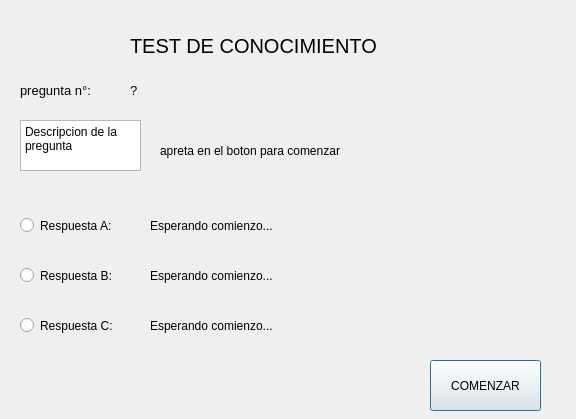
<?xml version="1.0" encoding="UTF-8"?>
<ui version="4.0">
 <class>Quiz</class>
 <widget class="QDialog" name="Quiz">
  <property name="geometry">
   <rect>
    <x>0</x>
    <y>0</y>
    <width>576</width>
    <height>419</height>
   </rect>
  </property>
  <property name="windowTitle">
   <string>Quiz</string>
  </property>
  <widget class="QLabel" name="label">
   <property name="geometry">
    <rect>
     <x>130</x>
     <y>30</y>
     <width>281</width>
     <height>31</height>
    </rect>
   </property>
   <property name="font">
    <font>
     <pointsize>15</pointsize>
    </font>
   </property>
   <property name="text">
    <string>TEST DE CONOCIMIENTO</string>
   </property>
  </widget>
  <widget class="QLabel" name="label_3">
   <property name="geometry">
    <rect>
     <x>160</x>
     <y>130</y>
     <width>381</width>
     <height>41</height>
    </rect>
   </property>
   <property name="text">
    <string>apreta en el boton para comenzar</string>
   </property>
  </widget>
  <widget class="QTextBrowser" name="textBrowser">
   <property name="geometry">
    <rect>
     <x>20</x>
     <y>120</y>
     <width>121</width>
     <height>51</height>
    </rect>
   </property>
   <property name="html">
    <string>&lt;!DOCTYPE HTML PUBLIC &quot;-//W3C//DTD HTML 4.0//EN&quot; &quot;http://www.w3.org/TR/REC-html40/strict.dtd&quot;&gt;
&lt;html&gt;&lt;head&gt;&lt;meta name=&quot;qrichtext&quot; content=&quot;1&quot; /&gt;&lt;meta charset=&quot;utf-8&quot; /&gt;&lt;style type=&quot;text/css&quot;&gt;
p, li { white-space: pre-wrap; }
hr { height: 1px; border-width: 0; }
li.unchecked::marker { content: &quot;\2610&quot;; }
li.checked::marker { content: &quot;\2612&quot;; }
&lt;/style&gt;&lt;/head&gt;&lt;body style=&quot; font-family:'Segoe UI'; font-size:9pt; font-weight:400; font-style:normal;&quot;&gt;
&lt;p style=&quot; margin-top:0px; margin-bottom:0px; margin-left:0px; margin-right:0px; -qt-block-indent:0; text-indent:0px;&quot;&gt;Descripcion de la pregunta&lt;/p&gt;&lt;/body&gt;&lt;/html&gt;</string>
   </property>
  </widget>
  <widget class="QPushButton" name="pushButton">
   <property name="geometry">
    <rect>
     <x>430</x>
     <y>360</y>
     <width>111</width>
     <height>51</height>
    </rect>
   </property>
   <property name="text">
    <string>COMENZAR</string>
   </property>
  </widget>
  <widget class="QLabel" name="label_2">
   <property name="geometry">
    <rect>
     <x>20</x>
     <y>80</y>
     <width>101</width>
     <height>20</height>
    </rect>
   </property>
   <property name="font">
    <font>
     <pointsize>10</pointsize>
    </font>
   </property>
   <property name="text">
    <string>pregunta n°:</string>
   </property>
  </widget>
  <widget class="QLabel" name="label_4">
   <property name="geometry">
    <rect>
     <x>130</x>
     <y>80</y>
     <width>41</width>
     <height>20</height>
    </rect>
   </property>
   <property name="font">
    <font>
     <pointsize>10</pointsize>
    </font>
   </property>
   <property name="text">
    <string>?</string>
   </property>
  </widget>
  <widget class="QRadioButton" name="radioButton">
   <property name="geometry">
    <rect>
     <x>20</x>
     <y>210</y>
     <width>110</width>
     <height>31</height>
    </rect>
   </property>
   <property name="text">
    <string>Respuesta A:</string>
   </property>
  </widget>
  <widget class="QRadioButton" name="radioButton_2">
   <property name="geometry">
    <rect>
     <x>20</x>
     <y>260</y>
     <width>110</width>
     <height>31</height>
    </rect>
   </property>
   <property name="text">
    <string>Respuesta B:</string>
   </property>
  </widget>
  <widget class="QRadioButton" name="radioButton_3">
   <property name="geometry">
    <rect>
     <x>20</x>
     <y>310</y>
     <width>110</width>
     <height>31</height>
    </rect>
   </property>
   <property name="text">
    <string>Respuesta C:</string>
   </property>
  </widget>
  <widget class="QLabel" name="label_5">
   <property name="geometry">
    <rect>
     <x>150</x>
     <y>210</y>
     <width>331</width>
     <height>31</height>
    </rect>
   </property>
   <property name="text">
    <string>Esperando comienzo...</string>
   </property>
  </widget>
  <widget class="QLabel" name="label_6">
   <property name="geometry">
    <rect>
     <x>150</x>
     <y>260</y>
     <width>331</width>
     <height>31</height>
    </rect>
   </property>
   <property name="text">
    <string>Esperando comienzo...</string>
   </property>
  </widget>
  <widget class="QLabel" name="label_7">
   <property name="geometry">
    <rect>
     <x>150</x>
     <y>310</y>
     <width>331</width>
     <height>31</height>
    </rect>
   </property>
   <property name="text">
    <string>Esperando comienzo...</string>
   </property>
  </widget>
 </widget>
 <resources/>
 <connections/>
</ui>
